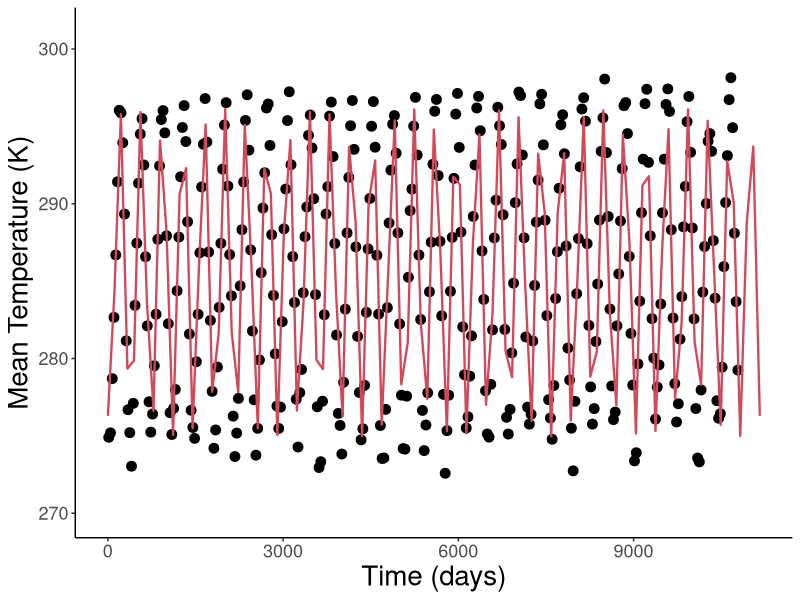

The R source for this figure: (Note: this script raises an error after producing the figure.)
#############################################################################
#### This R script fits sinusoidal functions to habitat temperature data ####
#############################################################################


# Load packages and set working directory
library(tidyr)
library(ggplot2)
library(dplyr)
library(tidyverse)
setwd(dirname(rstudioapi::getActiveDocumentContext()$path))


# INPUT DATA
# Select a location by removing # in front of name and placing # in front of other locations
#data <- as.data.frame(read_csv("Climate data Benin.csv"))
#data <- as.data.frame(read_csv("Climate data Nigeria.csv"))
#data <- as.data.frame(read_csv("Climate data China Dafeng.csv"))
#data <- as.data.frame(read_csv("Climate data China Langfang.csv"))
#data <- as.data.frame(read_csv("Climate data China Xinxiang.csv"))
#data <- as.data.frame(read_csv("Climate data Brazil.csv"))
#data <- as.data.frame(read_csv("Climate data Mississippi.csv"))
data <- as.data.frame(read_csv("Climate data Japan Monobe.csv"))
#data <- as.data.frame(read_csv("Climate data Greece.csv"))


# Fit to historical period
data.h <- subset(data, period == "historical")
fit.h <- nls(T_K ~ meanT + amplT * sin(2*pi*(days + shiftT)/360), data = data.h,
             start = list(meanT = 290, amplT = 10, shiftT = 30))
summary(fit.h)

# PLOTS
# Plot model fit to TEMPERATURE data
xmin <- 0
xmax <- 360*(1991-1960)
ggplot(data.h, aes(x=days, y=T_K)) + 
  geom_point(size=3, color="black") +
  #geom_line(size=0.8) +
  geom_function(fun = function(t){coef(fit.h)[1] + coef(fit.h)[2] * sin(2*pi*(t + coef(fit.h)[3])/360)},
                size=0.8, color="#d1495b") +
  labs(x="Time (days)", y="Mean Temperature (K)") +
  scale_x_continuous(limits=c(xmin, xmax)) +
  scale_y_continuous(limits=c(coef(fit.h)[1] - abs(coef(fit.h)[2]) - 5, coef(fit.h)[1] + abs(coef(fit.h)[2]) + 5)) +
  theme(panel.grid.major = element_blank(), panel.grid.minor = element_blank(),
        panel.background = element_rect(fill="transparent"), plot.background = element_rect(fill="transparent"),
        axis.line = element_line(colour = "black"), legend.position = "none", 
        axis.text = element_text(size=13), axis.title = element_text(size=20))





#### Fit temperature functions to data from Climate Wizard using Fourier analysis ####


# REGRESSION ANALYSES
# Fit sinusoidal function to all data from Climate Wizard
fit <- nls(T_K ~ (meanT + dMean * total_days) + (amplT + dAmpl * total_days) * sin(2*pi*(total_days + shiftT)/360), data = data,
           start = list(meanT = 300, dMean = 0.1, amplT = 5, dAmpl = 0.1, shiftT = 30))
summary(fit)

# Fit sinusoidal function to data from Climate Wizard for each time period
#fit.all <- nls(T_K ~ (meanT[period] + dMean[period] * days) + (amplT[period] + dAmpl[period] * days) * sin(2*pi*(days + shiftT[period])/360), data = data,
#           start = list(meanT = c(300,300,300), dMean = c(0.1,0.1,0.1), amplT = c(5,5,5), dAmpl = c(0.1,0.1,0.1), shiftT = c(30,30,30)))
#summary(fit.all)

# Fit sinusoidal function to data from Climate Wizard for historical and end-century
# This code does not currently work
#fit2 <- nls(T_K ~ (meanT[period] + dMean[period] * days) + (amplT[period] + dAmpl[period] * days) * sin(2*pi*(days + shiftT[period])/360), data = data,
#           start = list(meanT = c(300,300), dMean = c(0.1,0.1), amplT = c(5,5), dAmpl = c(0.1,0.1), shiftT = c(30,30)))
#summary(fit2)
# Historical period
fit.h <- nls(T_K ~ (meanT + 0 * dMean * days) + (amplT + 0 * dAmpl * days) * sin(2*pi*(days + shiftT)/360), data = subset(data, period == "historical"),
           start = list(meanT = 295, dMean = 0.1, amplT = 10, dAmpl = 0.1, shiftT = 30))
summary(fit.h)
# End-century period
fit.e <- nls(T_K ~ (meanT + dMean * days) + (amplT + dAmpl * days) * sin(2*pi*(days + shiftT)/360), data = subset(data, period == "future_end"),
             start = list(meanT = 300, dMean = 0.1, amplT = 5, dAmpl = 0.1, shiftT = 30))
summary(fit.e)


# PLOTS
# Plot model fit to TEMPERATURE data
xmin <- 0
xmax <- 360*(1991-1960)
ggplot(data, aes(x=total_days, y=T_K)) + 
  geom_point(size=3, color="black") +
  #geom_line(size=0.8) +
  geom_function(fun = function(t){(coef(fit)[1] + coef(fit)[2] * t) + (coef(fit)[3] + coef(fit)[4] * t) * sin(2*pi*(t + coef(fit)[5])/360)},
                size=0.8, color="#d1495b") +
  labs(x="Time (days)", y="Mean Temperature (K)") +
  scale_x_continuous(limits=c(xmin, xmax)) +
  scale_y_continuous(limits=c(coef(fit)[1] - abs(coef(fit)[3]) - 5, coef(fit)[1] + abs(coef(fit)[3]) + 10)) +
  theme(panel.grid.major = element_blank(), panel.grid.minor = element_blank(),
        panel.background = element_rect(fill="transparent"), plot.background = element_rect(fill="transparent"),
        axis.line = element_line(colour = "black"), legend.position = "none", 
        axis.text = element_text(size=13), axis.title = element_text(size=20))

# Plot fit to TEMPERATURE data pooled across years
ggplot(data, aes(x=month, y=T_K)) + 
  geom_point(size=3, color="black") +
  scale_x_continuous(limits=c(0, 12)) +
  scale_y_continuous(limits=c(coef(fit)[1] - abs(coef(fit)[3]) - 6, coef(fit)[1] + abs(coef(fit)[3]) + 6)) +
  theme(panel.grid.major = element_blank(), panel.grid.minor = element_blank(),
        panel.background = element_rect(fill="transparent"), plot.background = element_rect(fill="transparent"),
        axis.line = element_line(colour = "black"), legend.position = "none", 
        axis.text = element_text(size=13), axis.title = element_text(size=20))


# Plot model fit to PRECIPITATION data
ymin <- 0
ymax <- 400
ggplot(data, aes(x=days, y=Prec_mm)) + 
  geom_point(size=3, color="blue") +
  geom_line(size=0.8, color="blue") +
  labs(x="Time (days)", y="Precipitation (mm)") +
  scale_x_continuous(limits=c(xmin, xmax)) +
  scale_y_continuous(limits=c(ymin, ymax)) +
  theme(panel.grid.major = element_blank(), panel.grid.minor = element_blank(),
        panel.background = element_rect(fill="transparent"), plot.background = element_rect(fill="transparent"),
        axis.line = element_line(colour = "black"), legend.position = "none", 
        axis.text = element_text(size=13), axis.title = element_text(size=20))

# Plot fit to PRECIPITATION data pooled across years
ggplot(data, aes(x=month, y=Prec_mm)) + 
  geom_point(size=3, color="blue") +
  scale_x_continuous(limits=c(0, 12)) +
  scale_y_continuous(limits=c(ymin, ymax)) +
  theme(panel.grid.major = element_blank(), panel.grid.minor = element_blank(),
        panel.background = element_rect(fill="transparent"), plot.background = element_rect(fill="transparent"),
        axis.line = element_line(colour = "black"), legend.position = "none", 
        axis.text = element_text(size=13), axis.title = element_text(size=20))


########## Fit temperature functions to data from Habitat temperatures.csv ##########
# Read data
temp.data <- as.data.frame(read_csv("Habitat temperatures.csv"))

# Select an insect by removing # in front of name and placing # in front of other species
#sp.data <- subset(temp.data, Species == "Clavigralla shadabi")
#sp.data <- subset(temp.data, Species == "Clavigralla tomentosicollis Benin")
#sp.data <- subset(temp.data, Species == "Clavigralla tomentosicollis Nigeria A")
#sp.data <- subset(temp.data, Species == "Clavigralla tomentosicollis Nigeria B")
#sp.data <- subset(temp.data, Species == "Clavigralla tomentosicollis Nigeria C")
sp.data <- subset(temp.data, Species == "Clavigralla tomentosicollis Burkina Faso")

# Remove columns that do not contain temperature data
sp.data <- sp.data[-1:-7]
rownames(sp.data) <- c("T_K")

# Make data table with time and mean monthly temperature
data <- matrix(nrow = length(sp.data), ncol = 1)
for(i in 1:length(data)) {data[i] <- 30*(i-1)+15} # mid-point of month
colnames(data) <- c("day")
data <- cbind(data, t(sp.data)) # mean monthly temperature data

# Remove blank cells
data <- data[rowSums(is.na(data)) == 0,]
data <- as.data.frame(data)

# Fit sinusoidal function to habitat temperature data
fit <- nls(T_K ~ meanT + amplT*sin(2*pi*(day + shiftT)/365), data = data,
           start = list(meanT = 293, amplT = 2, shiftT = 30))
summary(fit)

# Plot model data
ggplot(data, aes(x=day, y=T_K)) + 
  geom_point(size=5, color="#d1495b") +
  geom_function(fun = function(t) coef(fit)[1] + coef(fit)[2]*sin(2*pi*(t + coef(fit)[3])/365),
                size=0.8, linetype="longdash", color="#d1495b") +
  labs(x="Time (days)", y="Mean Temperature (K)") +
  scale_x_continuous(limits=c(0, 720)) +
  scale_y_continuous(limits=c(coef(fit)[1] - coef(fit)[2] - 2, coef(fit)[1] + coef(fit)[2] + 3)) +
  theme(panel.grid.major = element_blank(), panel.grid.minor = element_blank(),
        panel.background = element_rect(fill="transparent"), plot.background = element_rect(fill="transparent"),
        axis.line = element_line(colour = "black"), legend.position = "none", 
        axis.text = element_text(size=13), axis.title = element_text(size=20))
